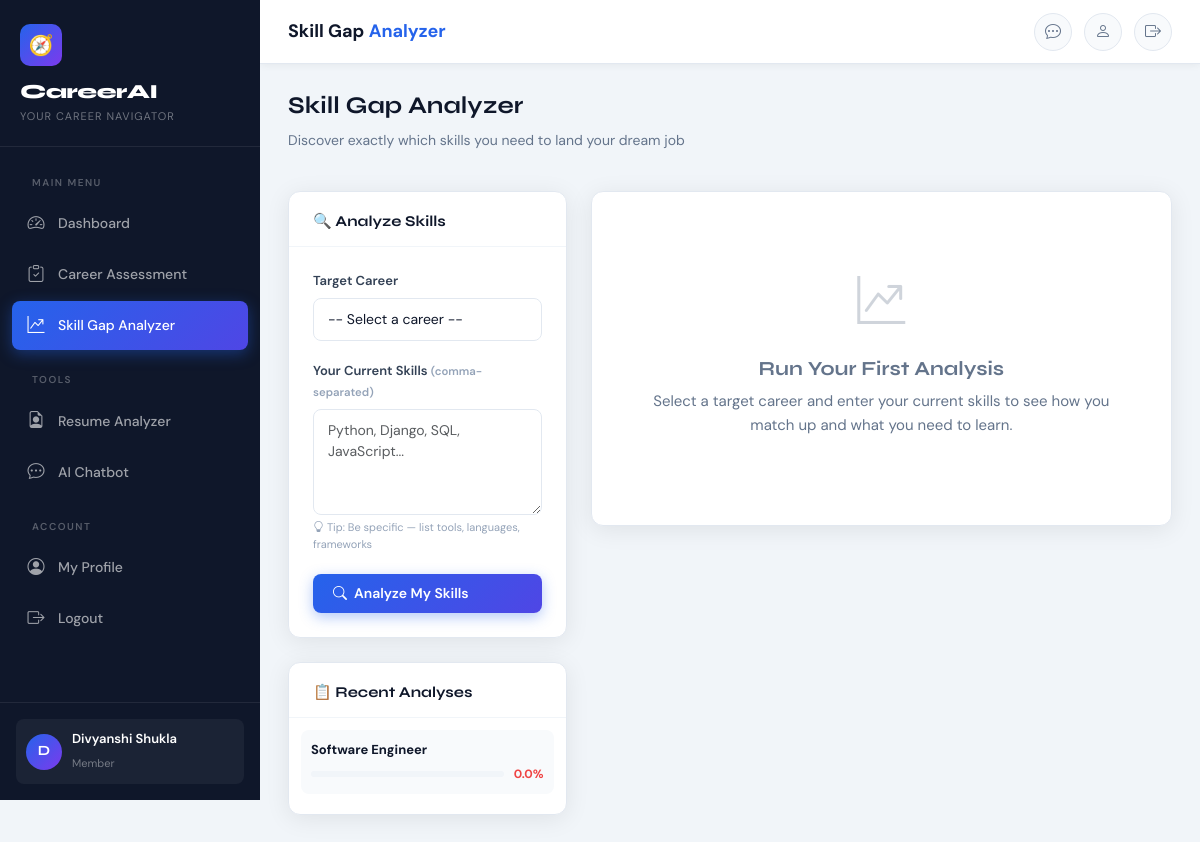
Screenshot of /skill-gap/ (signed in) with the database file from the repository.
### accounts/models.py (models this page shows, shortened)
class User(AbstractUser):
    bio = models.TextField(blank=True)
    profile_pic = models.ImageField(upload_to='profiles/', blank=True, null=True)
    current_skills = models.TextField(blank=True, help_text="Comma-separated list of your skills")
    desired_career = models.CharField(max_length=200, blank=True)
    linkedin_url = models.URLField(blank=True)
    github_url = models.URLField(blank=True)
    experience_years = models.PositiveIntegerField(default=0)

### career/models.py (models this page shows)
class SkillGapAnalysis(models.Model):
    user = models.ForeignKey(settings.AUTH_USER_MODEL, on_delete=models.CASCADE)
    target_career = models.CharField(max_length=200)
    matched_skills = models.JSONField(default=list)
    missing_skills = models.JSONField(default=list)
    match_percentage = models.FloatField(default=0)
    courses_suggested = models.JSONField(default=list)
    created_at = models.DateTimeField(auto_now_add=True)
    class Meta:
        ordering = ['-created_at']

### career/views.py (the view, shortened to what this page needs)
# urls.py: path('skill-gap/', views.skill_gap_view, name='skill_gap'),
@login_required
def skill_gap_view(request):
    all_careers = list(CAREER_SKILLS.keys())
    analysis = None
    history = SkillGapAnalysis.objects.filter(user=request.user)[:5]
    return render(request, 'career/skill_gap.html', {
        'all_careers': all_careers,
        'analysis': analysis,
        'history': history,
        'user_skills': request.user.current_skills or '',
    })

### templates/career/skill_gap.html (shortened to what this page needs)
{% extends 'base.html' %}
{% block page_title %}Skill Gap <span>Analyzer</span>{% endblock %}
{% block content %}
<div class="page-header fade-up">
  <div>
    <h2>Skill Gap Analyzer</h2>
    <p style="color:#64748b;font-size:14px;margin-top:4px;">Discover exactly which skills you need to land your dream job</p>
  </div>
</div>
<div class="row g-4">
  <div class="col-lg-4">
    <div class="card fade-up fade-up-1 sticky-top" style="top:80px;">
      <div class="card-header"><h5>🔍 Analyze Skills</h5></div>
      <div class="card-body">
        <form method="post">
          <div class="form-group">
            <label class="form-label">Target Career</label>
            <select name="target_career" class="form-select" required>
              <option value="">-- Select a career --</option>
            </select>
          </div>
          <div class="form-group">
            <label class="form-label">Your Current Skills
              <small style="color:#94a3b8;">(comma-separated)</small>
            </label>
            <textarea name="user_skills" class="form-control" rows="4"
              placeholder="Python, Django, SQL, JavaScript...">{{ user_skills }}</textarea>
            <div style="font-size:11px;color:#94a3b8;margin-top:4px;">
              <i class="bi bi-lightbulb"></i> Tip: Be specific — list tools, languages, frameworks
            </div>
          </div>
          <button type="submit" class="btn btn-primary w-100">
            <i class="bi bi-search"></i> Analyze My Skills
          </button>
        </form>
      </div>
    </div>
    {% if history %}
    <div class="card mt-4 fade-up fade-up-2">
      <div class="card-header"><h6>📋 Recent Analyses</h6></div>
      <div class="card-body" style="padding:12px;">
        {% for item in history %}
        <div style="padding:10px;border-radius:8px;background:#f8fafc;margin-bottom:8px;">
          <div style="font-weight:700;font-size:13px;color:#0f172a;">{{ item.target_career }}</div>
          <div style="display:flex;align-items:center;justify-content:space-between;margin-top:4px;">
            <div class="progress" style="flex:1;margin-right:10px;height:6px;">
            </div>
            <span style="font-size:12px;font-weight:700;color:{% if item.match_percentage >= 70 %}#10b981{% elif item.match_percentage >= 40 %}#f59e0b{% else %}#ef4444{% endif %};">{{ item.match_percentage }}%</span>
          </div>
        </div>
        {% endfor %}
      </div>
    </div>
    {% endif %}
  </div>
  <div class="col-lg-8">
    {% if analysis %}
    <div class="card mb-4 fade-up fade-up-1">
      <div class="card-body" style="padding:28px;">
        <div style="display:flex;align-items:center;gap:24px;flex-wrap:wrap;">
          <div style="text-align:center;">
            <div style="position:relative;width:110px;height:110px;margin:0 auto;">
              <svg viewBox="0 0 100 100" width="110" height="110" style="transform:rotate(-90deg);">
                <circle cx="50" cy="50" r="40" fill="none" stroke="#f1f5f9" stroke-width="10"/>
                <circle cx="50" cy="50" r="40" fill="none"
                  stroke="{% if analysis.match_percentage >= 70 %}#10b981{% elif analysis.match_percentage >= 40 %}#f59e0b{% else %}#ef4444{% endif %}"
                  stroke-width="10"
                  stroke-dasharray="{{ analysis.match_percentage|floatformat:0 }} 100"
                  stroke-dashoffset="0" stroke-linecap="round"
                  style="transition:stroke-dasharray 1.5s ease;"/>
              </svg>
              <div style="position:absolute;top:50%;left:50%;transform:translate(-50%,-50%);font-family:'Syne',sans-serif;font-size:22px;font-weight:800;color:{% if analysis.match_percentage >= 70 %}#10b981{% elif analysis.match_percentage >= 40 %}#f59e0b{% else %}#ef4444{% endif %};">
                {{ analysis.match_percentage }}%
              </div>
            </div>
            <div style="font-size:12px;color:#64748b;margin-top:6px;">Match Score</div>
          </div>
          <div style="flex:1;">
            <h4 style="font-family:'Syne',sans-serif;font-size:22px;font-weight:800;margin-bottom:6px;">{{ analysis.target_career }}</h4>
            <p style="color:#64748b;font-size:14px;margin-bottom:12px;">{{ analysis.career_info.description }}</p>
            <div style="display:flex;gap:20px;flex-wrap:wrap;">
              <div>
                <div style="font-family:'Syne',sans-serif;font-size:22px;font-weight:800;color:#10b981;">{{ analysis.matched_skills|length }}</div>
                <div style="font-size:11px;color:#64748b;">Skills Matched</div>
              </div>
              <div>
                <div style="font-family:'Syne',sans-serif;font-size:22px;font-weight:800;color:#ef4444;">{{ analysis.missing_skills|length }}</div>
                <div style="font-size:11px;color:#64748b;">Skills Missing</div>
              </div>
              {% if analysis.career_info.avg_salary %}
              <div>
                <div style="font-size:13px;font-weight:700;color:#10b981;">{{ analysis.career_info.avg_salary }}</div>
                <div style="font-size:11px;color:#64748b;">Avg. Salary</div>
              </div>
              {% endif %}
            </div>
          </div>
        </div>
      </div>
    </div>
    <div class="row g-4">
      <div class="col-md-6">
        <div class="card fade-up fade-up-2">
          <div class="card-header">
            <h6>✅ Skills You Have ({{ analysis.matched_skills|length }})</h6>
          </div>
          <div class="card-body">
            {% if analysis.matched_skills %}
              {% for skill in analysis.matched_skills %}
                <span class="skill-tag matched"><i class="bi bi-check"></i> {{ skill }}</span>
              {% endfor %}
            {% else %}
              <p style="color:#94a3b8;font-size:13px;">No matching skills found. Start building your profile!</p>
            {% endif %}
          </div>
        </div>
      </div>
      <div class="col-md-6">
        <div class="card fade-up fade-up-3">
          <div class="card-header">
            <h6>❌ Skills You Need ({{ analysis.missing_skills|length }})</h6>
          </div>
          <div class="card-body">
            {% if analysis.missing_skills %}
              {% for skill in analysis.missing_skills %}
                <span class="skill-tag missing"><i class="bi bi-x"></i> {{ skill }}</span>
              {% endfor %}
            {% else %}
              <p style="color:#10b981;font-size:13px;font-weight:600;">🎉 You have all required skills!</p>
            {% endif %}
          </div>
        </div>
      </div>
    </div>
    {% if analysis.courses_suggested %}
    <div class="card mt-4 fade-up fade-up-4">
      <div class="card-header"><h5>📚 Recommended Courses to Close Gaps</h5></div>
      <div class="card-body" style="padding:16px;">
        {% for course in analysis.courses_suggested %}
        <div style="display:flex;align-items:center;gap:16px;padding:14px;border-radius:10px;border:1.5px solid #f1f5f9;margin-bottom:10px;transition:all 0.2s;" class="course-item">
          <div style="width:42px;height:42px;border-radius:10px;background:{% if course.free %}#d1fae5{% else %}#fef3c7{% endif %};display:flex;align-items:center;justify-content:center;flex-shrink:0;font-size:20px;">
            {% if course.free %}🎓{% else %}💎{% endif %}
          </div>
          <div style="flex:1;">
            <div style="font-weight:700;font-size:14px;">{{ course.name }}</div>
            <div style="font-size:12px;color:#64748b;">{{ course.platform }} • Skill: {{ course.skill }}</div>
          </div>
          <div style="display:flex;align-items:center;gap:8px;">
            {% if course.free %}
              <span class="badge badge-success">FREE</span>
            {% else %}
              <span class="badge badge-warning">PAID</span>
            {% endif %}
            <a href="{{ course.url }}" target="_blank" class="btn btn-outline-primary btn-sm">
              <i class="bi bi-arrow-up-right"></i>
            </a>
          </div>
        </div>
        {% endfor %}
      </div>
    </div>
    {% endif %}
    {% else %}
    <div class="card fade-up fade-up-1">
      <div class="card-body">
        <div class="empty-state">
          <i class="bi bi-graph-up-arrow"></i>
          <h5 style="font-family:'Syne',sans-serif;font-weight:700;">Run Your First Analysis</h5>
          <p>Select a target career and enter your current skills to see how you match up and what you need to learn.</p>
        </div>
      </div>
    </div>
    {% endif %}
  </div>
</div>
{% endblock %}

### templates/base.html (shortened to what this page needs)
{% load static %}
<!DOCTYPE html>
<html lang="en">
<head>
  <link href="https://cdn.jsdelivr.net/npm/bootstrap@5.3.2/dist/css/bootstrap.min.css" rel="stylesheet">
  <link href="https://cdn.jsdelivr.net/npm/bootstrap-icons@1.11.3/font/bootstrap-icons.min.css" rel="stylesheet">
  <link href="{% static 'css/main.css' %}" rel="stylesheet">
</head>
<body>
<aside class="sidebar" id="sidebar">
  <div class="sidebar-brand">
    <div class="brand-icon">🧭</div>
    <div class="brand-name">CareerAI</div>
    <div class="brand-sub">Your Career Navigator</div>
  </div>
  <nav class="sidebar-nav">
    <div class="sidebar-section-label">Main Menu</div>
    <div class="nav-item">
      <a href="{% url 'dashboard' %}" class="nav-link {% if request.resolver_match.url_name == 'dashboard' %}active{% endif %}">
        <i class="bi bi-speedometer2"></i> Dashboard
      </a>
    </div>
    <div class="nav-item">
      <a href="{% url 'quiz' %}" class="nav-link {% if 'quiz' in request.resolver_match.url_name %}active{% endif %}">
        <i class="bi bi-clipboard-check"></i> Career Assessment
      </a>
    </div>
    <div class="nav-item">
      <a href="{% url 'skill_gap' %}" class="nav-link {% if request.resolver_match.url_name == 'skill_gap' %}active{% endif %}">
        <i class="bi bi-graph-up-arrow"></i> Skill Gap Analyzer
      </a>
    </div>
    <div class="sidebar-section-label">Tools</div>
    <div class="nav-item">
      <a href="{% url 'upload_resume' %}" class="nav-link {% if 'resume' in request.resolver_match.url_name %}active{% endif %}">
        <i class="bi bi-file-earmark-person"></i> Resume Analyzer
      </a>
    </div>
    <div class="nav-item">
      <a href="{% url 'chatbot' %}" class="nav-link {% if request.resolver_match.url_name == 'chatbot' %}active{% endif %}">
        <i class="bi bi-chat-dots"></i> AI Chatbot
      </a>
    </div>
    <div class="sidebar-section-label">Account</div>
    <div class="nav-item">
      <a href="{% url 'profile' %}" class="nav-link {% if request.resolver_match.url_name == 'profile' %}active{% endif %}">
        <i class="bi bi-person-circle"></i> My Profile
      </a>
    </div>
    <div class="nav-item">
      <a href="{% url 'logout' %}" class="nav-link">
        <i class="bi bi-box-arrow-right"></i> Logout
      </a>
    </div>
  </nav>
  <div class="sidebar-footer">
    <a href="{% url 'profile' %}" class="sidebar-user">
      <div class="avatar">
        {% if request.user.profile_pic %}
          <img src="{{ request.user.profile_pic.url }}" alt="Avatar">
        {% else %}
          {{ request.user.first_name|first|upper|default:request.user.username|first|upper }}
        {% endif %}
      </div>
      <div class="user-info">
        <span class="name">{{ request.user.get_full_name|default:request.user.username }}</span>
        <span class="role">{{ request.user.desired_career|default:"Member" }}</span>
      </div>
    </a>
  </div>
</aside>
<div class="main-wrapper">
  <header class="topbar">
    <div class="topbar-title">{% block page_title %}<span>Dashboard</span>{% endblock %}</div>
    <div class="topbar-right">
      <a href="{% url 'chatbot' %}" class="topbar-btn" title="AI Chat">
        <i class="bi bi-chat-dots"></i>
      </a>
      <a href="{% url 'profile' %}" class="topbar-btn" title="Profile">
        <i class="bi bi-person"></i>
      </a>
      <a href="{% url 'logout' %}" class="topbar-btn" title="Logout">
        <i class="bi bi-box-arrow-right"></i>
      </a>
    </div>
  </header>
  <main class="page-content">
    {% block content %}{% endblock %}
  </main>
</div>
</body>
</html>

### rows the page displays
User: user.first_name|first "D", user.get_full_name "Divyanshi Shukla", user.desired_career "Member"
SkillGapAnalysis: target_career "Software Engineer", match_percentage "0.0"
